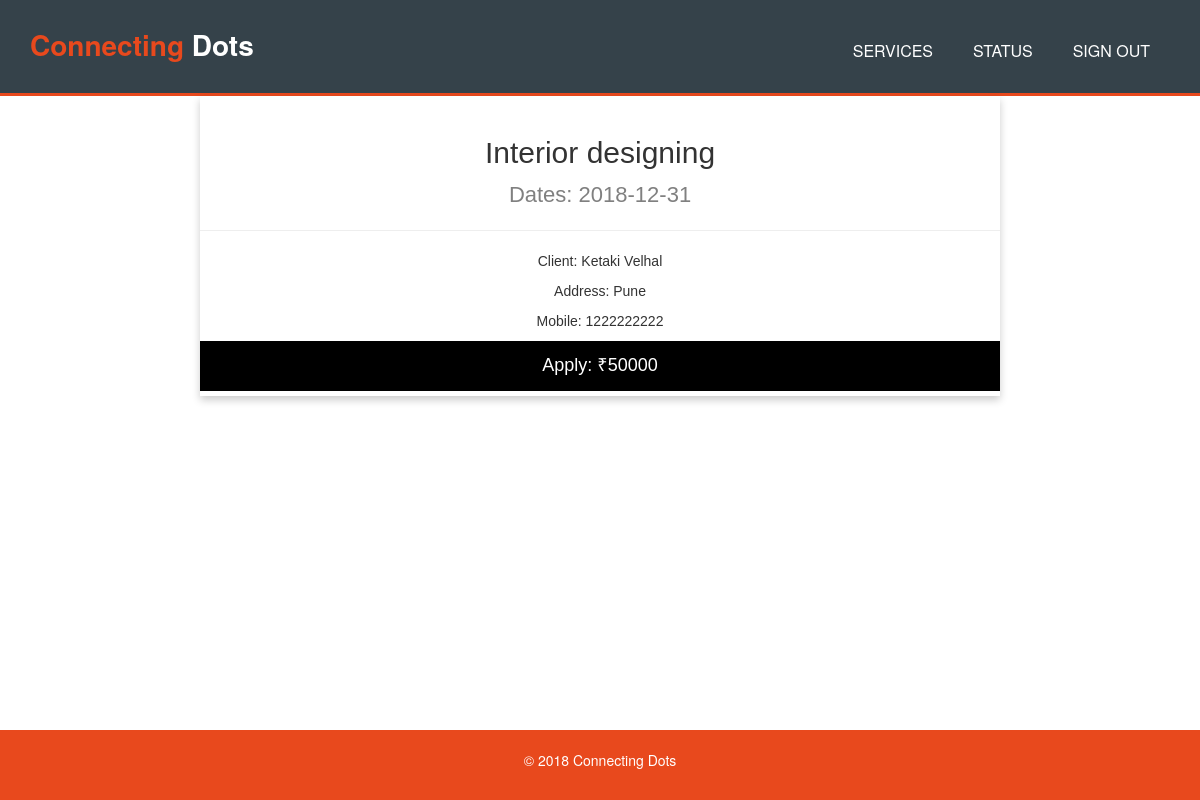
Page /description.php?id=504 on the committed database.
### tables this page shows
CREATE TABLE `request` (
  `req_id` int(11) UNSIGNED NOT NULL,
  `job` varchar(50) NOT NULL DEFAULT '',
  `description` text NOT NULL,
  `status` enum('NEW','ONGOING','REJECTED','HIRED','COMPLETED') NOT NULL DEFAULT 'NEW',
  `budget` float NOT NULL DEFAULT '5',
  `dates` date NOT NULL,
  `client_id` int(11) UNSIGNED DEFAULT NULL
);

CREATE TABLE `client` (
  `client_id` int(11) UNSIGNED NOT NULL,
  `first_name` varchar(50) DEFAULT NULL,
  `last_name` varchar(50) DEFAULT NULL,
  `phone_num` int(10) DEFAULT NULL,
  `email_id` varchar(100) NOT NULL,
  `address` text NOT NULL
);

### description.php (the view, shortened to what this page needs)
<?php
  include('connection.php');
    $req_id = $_GET['id'];
    $req_sql = "SELECT * FROM request WHERE req_id = $req_id";
    $req_result = $conn->query($req_sql);
    $client_sql = "SELECT client.first_name AS first_name,client.last_name AS last_name, client.address AS address, client.phone_num AS phone_num, request.req_id AS req_id FROM request INNER JOIN client ON request.client_id=client.client_id WHERE request.req_id=$req_id";
    $client_result = $conn->query($client_sql) or die($conn->error);
?>
<!DOCTYPE html>
<html>
  <head>
    <link rel="stylesheet" href="./css/style.css">
    <link rel="stylesheet" href="./css/description.css">
    <link rel="stylesheet" href="assets/bootstrap/css/bootstrap.min.css">
  </head>
  <body>
    <header>
      <div class="container">
        <div id="branding">
          <h1><span class="highlight">Connecting</span> Dots</h1>
        </div>
        <nav>
          <ul>
            <li><a href="services.php">Services</a></li>
            <li><a href="status.php">Status</a></li>
            <li><a href="index.php">Sign Out</a></li>
          </ul>
        </nav>
      </div>
    </header>
    <div class="card">
      <?php
        $req_row = $req_result->fetch_assoc();
        $client_row = $client_result->fetch_assoc();
        echo '
        <span><h2>'.$req_row["job"].'</h2></span>
        <p class="price">Dates: '.$req_row["dates"].'</p>
        <hr>
        <p class="description">Client: '.$client_row["first_name"].' '.$client_row["last_name"].'</p>
        <p class="Cast">Address: '.$client_row["address"].'</p>
        <p class="Cast">Mobile: '.$client_row["phone_num"].'</p>
        <p><button><a style="color:#ffff;" href="apply.php?req_id='.$req_row["req_id"].'">Apply: <span class="rating">₹'.$req_row["budget"].'</span></a></button</p>';
      ?>
    <br>
    </div>
    <footer>
      <p>&copy; 2018 Connecting Dots</p>
    </footer>
  </body>
</html>

### css/style.css (style rules this page uses)
body { font: 15px/1.5 Arial, Helvetica,sans-serif; padding:0; margin:0; background-color:#f4f4f4; scroll-behavior: auto; min-height: 100vh; overflow-x: hidden; }
.container { width:70%; margin:auto; overflow:hidden; padding-bottom: 30px; }
ul { margin:0; padding:0; }
header { background:#35424a; color:#ffffff; padding-top:30px; min-height:60px; border-bottom:#e8491d 3px solid; }
header a { color:#ffffff; text-decoration:none; text-transform: uppercase; font-size:16px; }
header li { float:left; display:inline; padding: 0 20px 0 20px; }
header #branding { float:left; }
header #branding h1 { margin:0; }
header nav { float:right; margin-top:10px; }
header h1 { font-size: 2em; font-weight: bold; }
header .highlight, header .current a { color:#e8491d; font-weight:bold; }
footer { position: fixed !important; bottom: 0px !important; margin-left: 0px; padding:20px; margin-bottom: 0px; color:#ffffff; background-color:#e8491d; text-align: center; width: 100vw; }

### css/description.css (style rules this page uses)
.card { box-shadow: 0 4px 8px 0 rgba(0, 0, 0, 0.2); max-width: 800px; margin: auto; text-align: center; font-family: arial; padding-top: 20px; min-height: 300px; }
.price { color: grey; font-size: 22px; }
.card button { border: none; outline: 0; padding: 12px; color: white; background-color: #000; text-align: center; cursor: pointer; width: 100%; font-size: 18px; }

### rows in the picture
request: job "Interior designing", dates "2018-12-31", client.first_name "Ketaki", client.last_name "Velhal", client.address "Pune", client.phone_num "1222222222", budget "50000"
